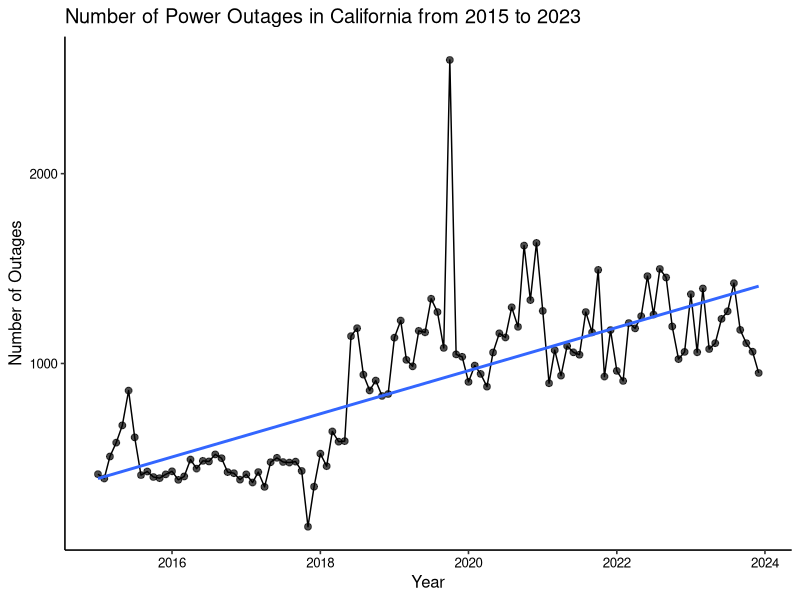
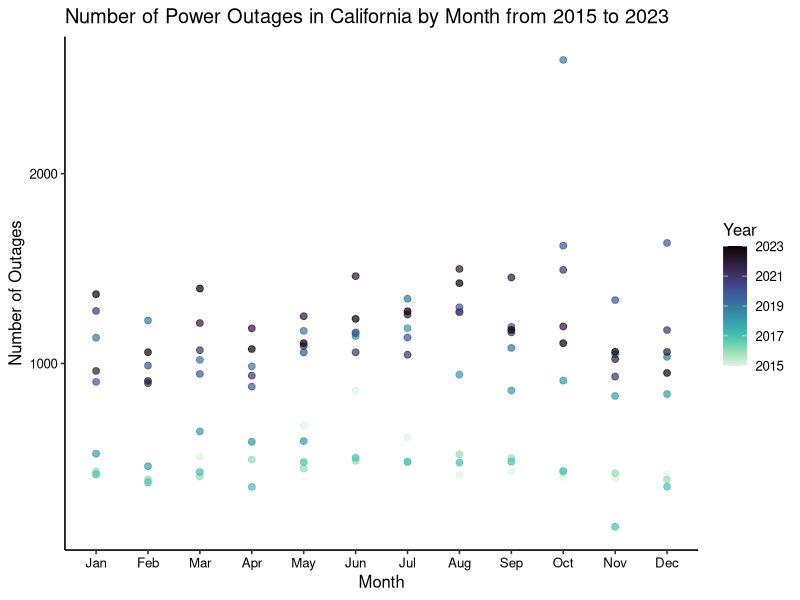
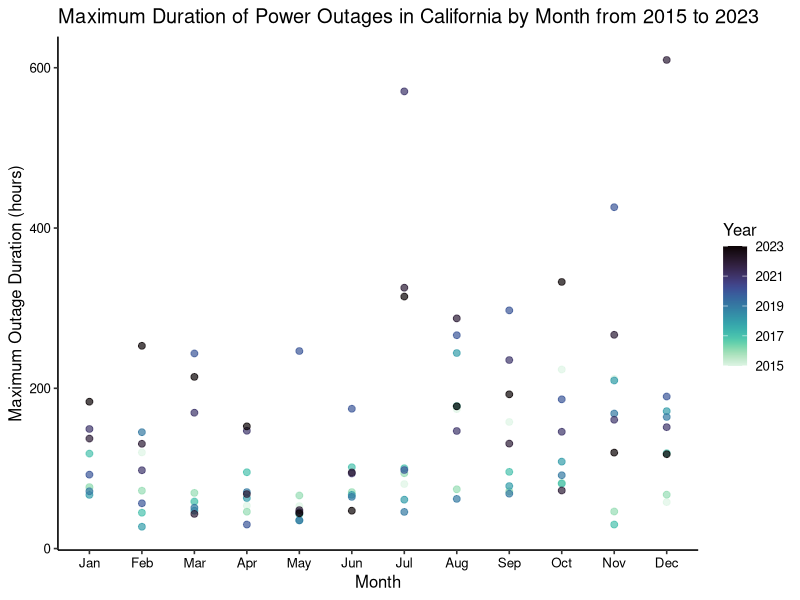
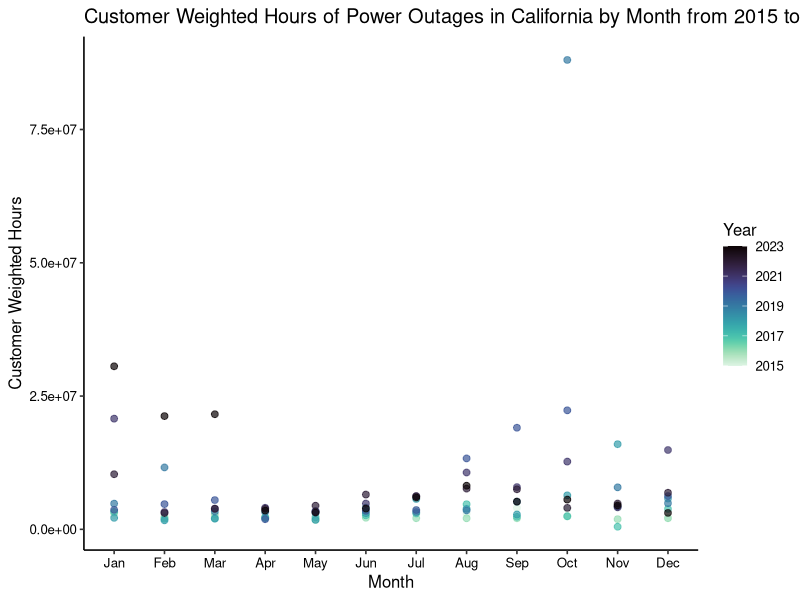

R code for these plots, in order:
## ---- chunk 1
library(tidyverse)
library(lubridate)
library(here)
library(viridis)
## ---- chunk 2
#read in CA data from processed folder 
outage_group_CA <- read.csv(here('Data/Processed/outage_group_CA.csv'), 
                            stringsAsFactors = TRUE)

#update date object to date format 
outage_group_CA$date <- ymd(outage_group_CA$date)

## ---- chunk 3

mytheme <- theme_classic(base_size = 12) +
  theme(axis.text = element_text(color = "black"))
theme_set(mytheme)

#processing: plots, time plot, county spatial plot? 

#yearly plot 
CA_yearly <- outage_group_CA %>% 
  ggplot(
    mapping = aes(
      x= date,
      y = outage_count
      )) +
  geom_point(size = 2, alpha = 0.7)+
  geom_line()+
  geom_smooth(method ="lm", se = FALSE) +
  labs(
    title = "Number of Power Outages in California from 2015 to 2023",
    y = "Number of Outages",
    x = "Year"
  )

CA_yearly

#monthly plot (for data visualization)
CA_monthly_plot <- outage_group_CA %>% 
  ggplot(
    mapping = aes(
      x=factor(
      month,
      levels=1:12,
      labels=month.abb),
      y = outage_count,
      color = year)
    ) +
 geom_point(size = 2, alpha = 0.7)+
 scale_color_viridis(
   option = "mako", 
   direction = -1)+
  labs(
    title = "Number of Power Outages in California by Month from 2015 to 2023",
    y = "Number of Outages",
    x = "Month",
    color = "Year",
  )

CA_monthly_plot

CA_monthly_duration_plot <- outage_group_CA %>% 
  ggplot(
    mapping = aes(
      x=factor(
      month,
      levels=1:12,
      labels=month.abb),
      y = max_outage_duration,
      color = year)
    ) +
 geom_point(size = 2, alpha = 0.7)+
 scale_color_viridis(
   option = "mako", 
   direction = -1)+
  labs(
    title = "Maximum Duration of Power Outages in California by Month from 2015 to 2023",
    y = "Maximum Outage Duration (hours)",
    x = "Month",
    color = "Year",
  )

CA_monthly_duration_plot 

CA_weighted_customers_plot <- outage_group_CA %>% 
  ggplot(
    mapping = aes(
      x=factor(
      month,
      levels=1:12,
      labels=month.abb),
      y = customer_weighted_hours,
      color = year)
    ) +
 geom_point(size = 2, alpha = 0.7)+
 scale_color_viridis(
   option = "mako", 
   direction = -1)+
  labs(
    title = "Customer Weighted Hours of Power Outages in California by Month from 2015 to 2023",
    y = "Customer Weighted Hours",
    x = "Month",
    color = "Year",
  )

CA_weighted_customers_plot

